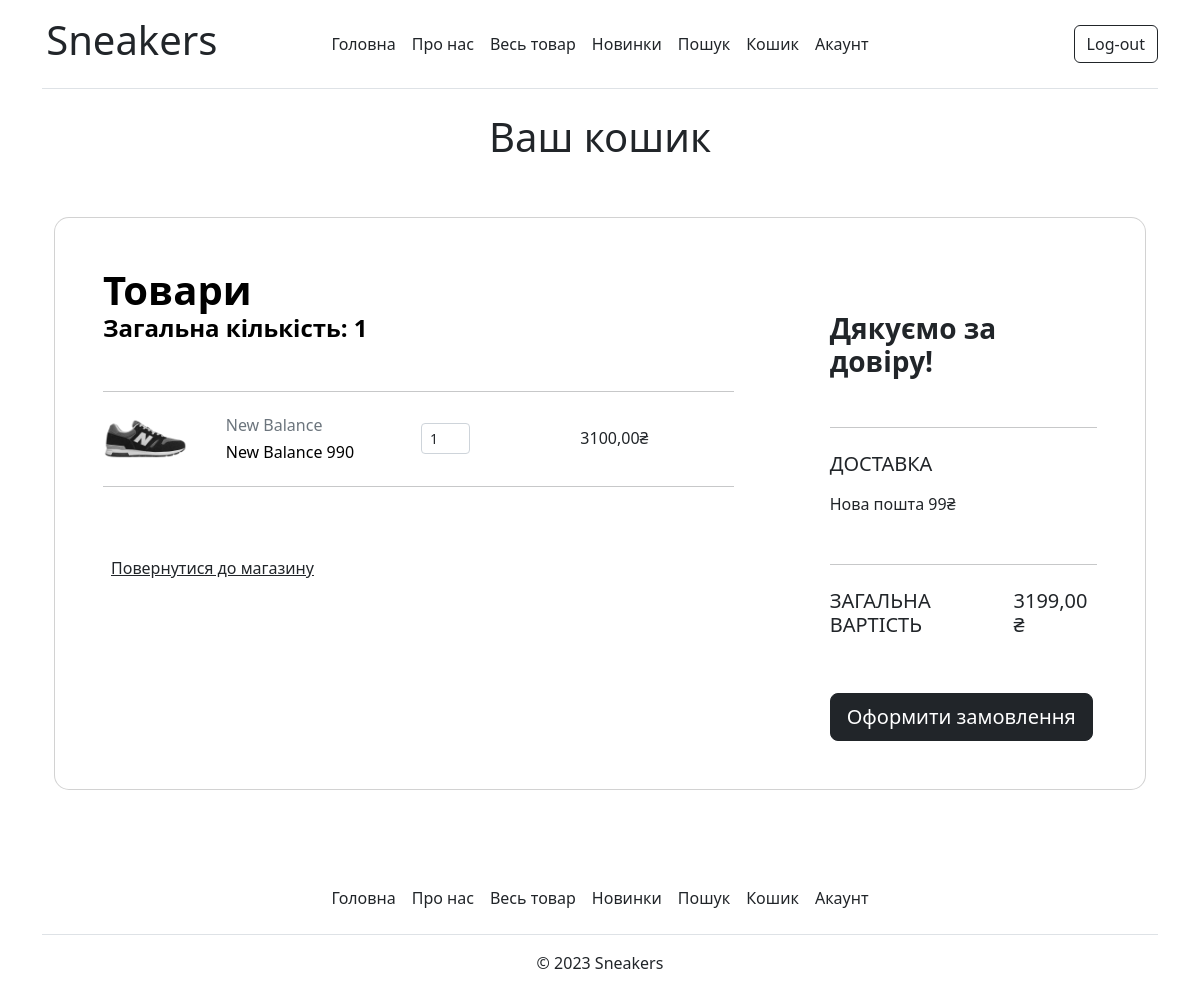
The app's page /basket/ (signed in) with its own data.
### main/models.py (models this page shows, shortened)
class Basket(models.Model):
    id = models.UUIDField(default=uuid.uuid4, primary_key=True)
    user = models.ForeignKey(User, on_delete=models.CASCADE)
    completed = models.BooleanField(default=False)
    @property
    def total_price(self):
        basket_items = self.basket_items.all()
        total = sum([item.price for item in basket_items])
        return total
    @property
    def num_of_items(self):
        basket_items = self.basket_items.all()
        quantity = sum([item.quantity for item in basket_items])
        return quantity

class BasketItem(models.Model):
    product = models.ForeignKey(Sneakers, on_delete=models.CASCADE, related_name='items')
    basket = models.ForeignKey(Basket, on_delete=models.CASCADE, related_name="basket_items")
    quantity = models.IntegerField(default=0)
    @property
    def price(self):
        new_price = self.product.price * self.quantity + 99
        return new_price

class Sneakers(models.Model):
    sneakers_id = models.IntegerField()
    name = models.CharField('name', max_length=50)
    brand = models.CharField('brand', max_length=50)
    image = models.ImageField(null=True, upload_to='images/snicker', blank=True)
    price = models.DecimalField(default=0, max_digits=10, decimal_places=2)
    info = models.TextField('Опис')

### main/views.py (the view)
# urls.py: path('basket/', views.basket, name='basket'),
def basket(request):
    basket = None
    basket_items = []
    if request.user.is_authenticated:
        basket, created = Basket.objects.get_or_create(user=request.user, completed=False)
        basket_items = basket.basket_items.all()
    context = {'basket': basket, 'basket_items': basket_items}
    return render(request, 'basket.html', context)

### main/templates/basket.html (shortened to what this page needs)
{% extends 'index.html' %}
{% block title %}
{% load static %}
{% endblock %}
{% block content %}
<h1 class="intro-headline">Ваш кошик</h1>
<section class="h-100 h-custom">
    <div class="container py-5 h-100">
        <div class="row d-flex justify-content-center align-items-center h-100">
            <div class="col-12">
                <div class="card card-registration card-registration-2" style="border-radius: 15px;">
                    <div class="card-body p-0">
                        <div class="row g-0">
                            <div class="col-lg-8">
                                <div class="p-5">
                                  <h1 class="fw-bold mb-0 text-black">Товари</h1>
                                  <h4 class="fw-bold mb-0 text-black">Загальна кількість: {{basket.num_of_items}}</h4>
                                  {% if basket_items %}
                                    {% for el in basket_items %}
                                    <hr class="my-4">
                                    <div class="row mb-4 d-flex justify-content-between align-items-center">
                                        <div class="col-md-2 col-lg-2 col-xl-2">
                                            <img
                                                    src="{{ el.product.image.url}}"
                                                    class="img-fluid rounded-2" alt="Sneakers">
                                        </div>
                                        <div class="col-md-3 col-lg-3 col-xl-3">
                                            <h6 class="text-muted">{{el.product.brand}}</h6>
                                            <h6 class="text-black mb-0">{{el.product.name}}</h6>
                                        </div>
                                        <div class="col-md-3 col-lg-3 col-xl-2 d-flex">
                                            <button class="btn btn-link px-2"
                                                    onclick="this.parentNode.querySelector('input[type=number]').stepDown()">
                                            </button>
                                            <input id="form1" min="0" name="quantity" value="{{el.quantity}}" type="number"
                                                   class="form-control form-control-sm" />
                                            <button class="btn btn-link px-2"
                                                    onclick="this.parentNode.querySelector('input[type=number]').stepUp()">
                                            </button>
                                        </div>
                                        <div class="col-md-3 col-lg-2 col-xl-2 offset-lg-1">
                                            <h6 class="mb-0">{{el.product.price}}₴</h6>
                                        </div>
                                    </div>
                              {% endfor %}
                                  {% else %}
                                  Здається, ви нічого не додавали до вашого кошика :(
                                {% endif %}
                                    <hr class="my-4">
                                    <div class="pt-5">
                                        <h6 class="mb-0"><a href="{% url 'store' %}" class="text-body">Повернутися до магазину</a></h6>
                                    </div>
                                </div>
                            </div>
                            <div class="col-lg-4 bg-grey">
                                <div class="p-5">
                                    <h3 class="fw-bold mb-5 mt-2 pt-1"><br>Дякуємо за довіру!<br></h3>
                                    <hr class="my-4">
                                    <h5 class="text-uppercase mb-3">Доставка</h5>
                                    <div class="mb-4 pb-2">
                                            <p>Нова пошта 99₴</p>
                                    </div>
                                    <hr class="my-4">
                                    <div class="d-flex justify-content-between mb-5">
                                        <h5 class="text-uppercase">Загальна вартість</h5>
                                        <h5>{{basket.total_price}} ₴</h5>
                                    </div>
                                    <button type="button" class="btn btn-dark btn-block btn-lg"
                                            data-mdb-ripple-color="dark">Оформити замовлення</button>
                                </div>
                            </div>
                        </div>
                    </div>
                </div>
            </div>
        </div>
    </div>
</section>
{% endblock %}

### static/main/css/style.css (style rules this page uses)
.intro-headline { text-align: center; }

### records on screen
Basket: num_of_items "1", total_price "3199,00"
BasketItem: product.image (picture), product.brand "New Balance", product.name "New Balance 990", quantity "1", product.price "3100,00"
